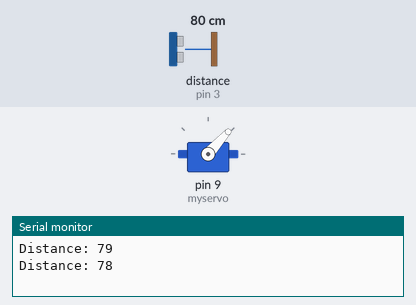
Bench run of a sketch on a simulated Arduino Uno, built with avr-gcc and run on an emulated ATmega328P. Parts: servo, the last lines printed to the serial monitor. Wiring (inferred from the names in the program): ultrasonic range finder: trigger pin 2; echo pin 3. Inputs (shaded band) come from the test bench; at power-on: distance to the obstacle (sensor on pin 3) 80 cm. The echo pulse lasts 58.3 µs per cm.

Above: at 6.2 s.
6.3 s: distance to the obstacle (sensor on pin 3) set to 250 cm
At 6.52 s:
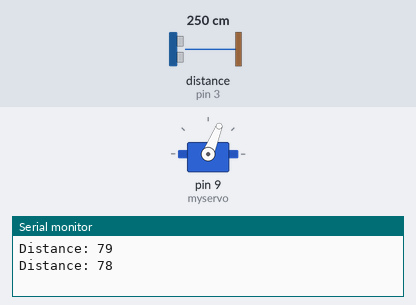
12.8 s: distance to the obstacle (sensor on pin 3) set to 2 cm
At 13.18 s:
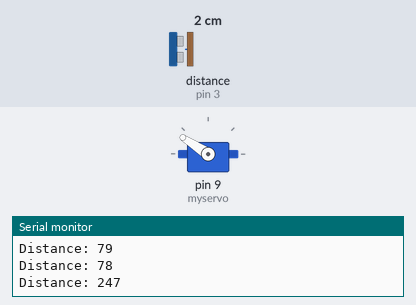
Timing chart, 0 to 25.3 s (numbered marks = the images above; inputs shaded):
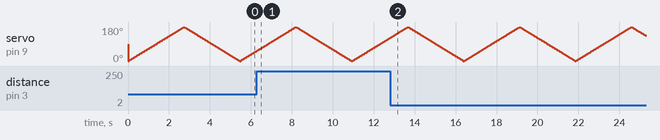

The sketch:

ultrasonic.ino
```cpp
#include <Servo.h>
int trigger_pin = 2;
int echo_pin = 3;

int time;
int distance;

Servo myservo;
int pos = 0;

void setup ( ) {

        Serial.begin (9600);
        pinMode (trigger_pin, OUTPUT);
        pinMode (echo_pin, INPUT);
        myservo.attach(9);
}


void loop ( ) {

    digitalWrite (trigger_pin, HIGH);
    delayMicroseconds (10);
    digitalWrite (trigger_pin, LOW);
    time = pulseIn (echo_pin, HIGH);
    distance = (time * 0.034) / 2;
    Serial.print("Distance: ");
    Serial.println(distance);

    for (pos = 0; pos <= 180; pos += 1) {
     myservo.write(pos);
     delay(15);
    }
    for (pos = 180; pos >= 0; pos -= 1) {
     myservo.write(pos);
     delay(15);
   }


}
```
